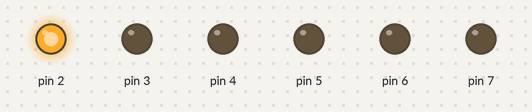
A sketch run on a simulated Arduino Uno, built with avr-gcc and run on an emulated ATmega328P. Parts: output pins drawn as LEDs (lit = HIGH).

Above: at 0.1 s.
At 5.1 s:
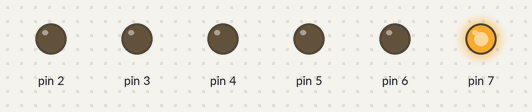
At 10.1 s:
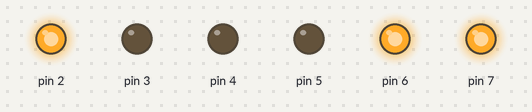
At 20.1 s:
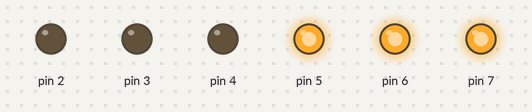
At 29.6 s:
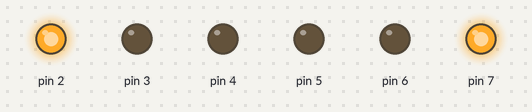
At 39.75 s:
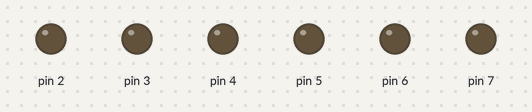
Timing chart, 0 to 40.0 s (numbered marks = the images above):
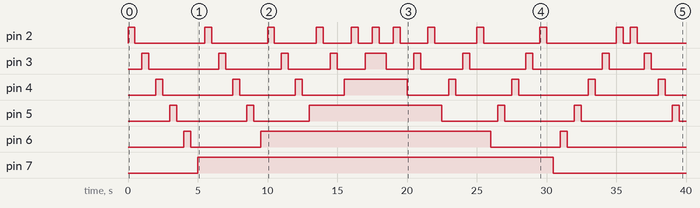

Measured:
- by itself, pin 2: LOW → HIGH at 0.00 s, → LOW 0.50 s later, → HIGH 5.0 s later, → LOW 0.50 s later, … (24 changes in this stretch)
- by itself, pin 3: LOW → HIGH at 1.0 s, → LOW 0.50 s later, → HIGH 5.0 s later, → LOW 0.50 s later, … (20 changes in this stretch)
- by itself, pin 4: LOW → HIGH at 2.0 s, → LOW 0.50 s later, → HIGH 5.0 s later, → LOW 0.50 s later, … (16 changes in this stretch)
- by itself, pin 5: LOW → HIGH at 3.0 s, → LOW 0.50 s later, → HIGH 5.0 s later, → LOW 0.50 s later, … (12 changes in this stretch)
- by itself, pin 6: goes HIGH 0.50 s, LOW 5.0 s, HIGH 16.5 s, LOW 5.0 s, HIGH 0.50 s, then LOW
- by itself, pin 7: LOW → HIGH at 5.0 s, → LOW 25.5 s later

The sketch:

Pila-de-conejos.ino
```cpp
int i;
int l;
int k;
int o;

void setup() {
  pinMode(2, OUTPUT);
  pinMode(3, OUTPUT);
  pinMode(4, OUTPUT);
  pinMode(5, OUTPUT);
  pinMode(6, OUTPUT);
  pinMode(7, OUTPUT);
}

void loop() {
  for(o=7;o>1;o--){
    for(k=2;k<o;k++){
      digitalWrite(k, HIGH);
      delay(500);
      digitalWrite(k, LOW);
      delay(500);
    }
    digitalWrite(o, HIGH);
    delay(500);
  }
  for(l=2;l<8;l++){
    if(l==2){
      digitalWrite(l, LOW);
      delay(500);
    }
    else{
      digitalWrite(l, LOW);
      delay(500);
      for(i=l-1;i>1;i--){
        digitalWrite(i, HIGH);
        delay(500);
        digitalWrite(i, LOW);
        delay(500);
      }
    }
  }
}
```
